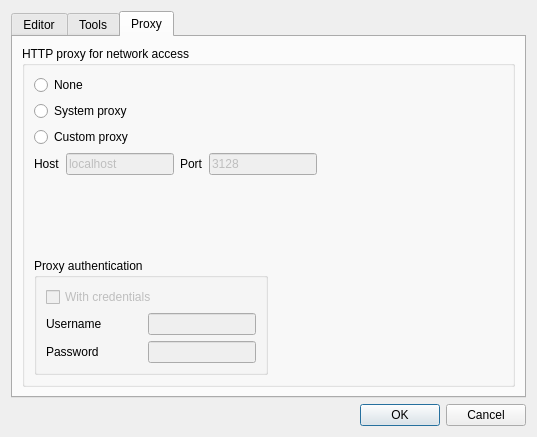
<?xml version="1.0" encoding="UTF-8"?>
<ui version="4.0">
 <class>ConfigDialog</class>
 <widget class="QDialog" name="ConfigDialog">
  <property name="geometry">
   <rect>
    <x>0</x>
    <y>0</y>
    <width>537</width>
    <height>437</height>
   </rect>
  </property>
  <property name="windowTitle">
   <string>Configuration</string>
  </property>
  <layout class="QVBoxLayout" name="verticalLayout">
   <item>
    <widget class="QTabWidget" name="tabWidget">
     <property name="currentIndex">
      <number>2</number>
     </property>
     <widget class="QWidget" name="tab">
      <attribute name="title">
       <string>Editor</string>
      </attribute>
      <layout class="QGridLayout" name="gridLayout">
       <item row="5" column="0" colspan="3">
        <widget class="QSpinBox" name="spinTabWidth">
         <property name="suffix">
          <string> spaces</string>
         </property>
         <property name="prefix">
          <string>Tab width is </string>
         </property>
         <property name="minimum">
          <number>1</number>
         </property>
         <property name="maximum">
          <number>80</number>
         </property>
         <property name="value">
          <number>4</number>
         </property>
        </widget>
       </item>
       <item row="0" column="1">
        <widget class="QFontComboBox" name="fontComboBox">
         <property name="sizePolicy">
          <sizepolicy hsizetype="Expanding" vsizetype="Fixed">
           <horstretch>0</horstretch>
           <verstretch>0</verstretch>
          </sizepolicy>
         </property>
         <property name="fontFilters">
          <set>QFontComboBox::MonospacedFonts</set>
         </property>
        </widget>
       </item>
       <item row="4" column="0" colspan="3">
        <widget class="QCheckBox" name="checkBox_replaceTabsWithSpaces">
         <property name="text">
          <string>Replace tabs with spaces</string>
         </property>
        </widget>
       </item>
       <item row="0" column="0">
        <widget class="QLabel" name="label_4">
         <property name="sizePolicy">
          <sizepolicy hsizetype="Maximum" vsizetype="Preferred">
           <horstretch>0</horstretch>
           <verstretch>0</verstretch>
          </sizepolicy>
         </property>
         <property name="text">
          <string>Editor Font</string>
         </property>
        </widget>
       </item>
       <item row="1" column="1" colspan="2">
        <widget class="QComboBox" name="colorStyleComboBox">
         <property name="sizePolicy">
          <sizepolicy hsizetype="Expanding" vsizetype="Fixed">
           <horstretch>0</horstretch>
           <verstretch>0</verstretch>
          </sizepolicy>
         </property>
        </widget>
       </item>
       <item row="0" column="2">
        <widget class="QSpinBox" name="fontSpinBox">
         <property name="minimum">
          <number>6</number>
         </property>
         <property name="maximum">
          <number>72</number>
         </property>
        </widget>
       </item>
       <item row="1" column="0">
        <widget class="QLabel" name="label_2">
         <property name="sizePolicy">
          <sizepolicy hsizetype="Maximum" vsizetype="Preferred">
           <horstretch>0</horstretch>
           <verstretch>0</verstretch>
          </sizepolicy>
         </property>
         <property name="text">
          <string>Color style</string>
         </property>
        </widget>
       </item>
       <item row="3" column="0" colspan="3">
        <widget class="QCheckBox" name="checkBox_saveOnAction">
         <property name="text">
          <string>Save editor contents on target action</string>
         </property>
        </widget>
       </item>
       <item row="2" column="0" colspan="3">
        <widget class="CodeEditor" name="codeEditor" native="true"/>
       </item>
      </layout>
     </widget>
     <widget class="QWidget" name="tab_2">
      <attribute name="title">
       <string>Tools</string>
      </attribute>
      <layout class="QGridLayout" name="gridLayout_3">
       <item row="0" column="3">
        <widget class="QToolButton" name="projectPathSetButton">
         <property name="icon">
          <iconset resource="resources.qrc">
           <normaloff>:/images/document-open.svg</normaloff>:/images/document-open.svg</iconset>
         </property>
        </widget>
       </item>
       <item row="0" column="0">
        <widget class="QLabel" name="label">
         <property name="text">
          <string>Default project path</string>
         </property>
         <property name="alignment">
          <set>Qt::AlignRight|Qt::AlignTrailing|Qt::AlignVCenter</set>
         </property>
        </widget>
       </item>
       <item row="1" column="0">
        <widget class="QLabel" name="label_3">
         <property name="text">
          <string>Project templates path</string>
         </property>
         <property name="alignment">
          <set>Qt::AlignRight|Qt::AlignTrailing|Qt::AlignVCenter</set>
         </property>
        </widget>
       </item>
       <item row="4" column="0" colspan="4">
        <widget class="QGroupBox" name="groupBox_2">
         <property name="title">
          <string>Additional PATHs</string>
         </property>
         <layout class="QGridLayout" name="gridLayout_2">
          <item row="0" column="0" rowspan="3">
           <widget class="QListView" name="additionalPathList"/>
          </item>
          <item row="0" column="1">
           <widget class="QToolButton" name="tbPathAdd">
            <property name="text">
             <string>...</string>
            </property>
            <property name="icon">
             <iconset resource="resources.qrc">
              <normaloff>:/images/actions/list-add.svg</normaloff>:/images/actions/list-add.svg</iconset>
            </property>
            <property name="iconSize">
             <size>
              <width>32</width>
              <height>32</height>
             </size>
            </property>
           </widget>
          </item>
          <item row="1" column="1">
           <widget class="QToolButton" name="tbPathRm">
            <property name="text">
             <string>...</string>
            </property>
            <property name="icon">
             <iconset resource="resources.qrc">
              <normaloff>:/images/actions/list-remove.svg</normaloff>:/images/actions/list-remove.svg</iconset>
            </property>
            <property name="iconSize">
             <size>
              <width>32</width>
              <height>32</height>
             </size>
            </property>
           </widget>
          </item>
          <item row="2" column="1">
           <spacer name="verticalSpacer">
            <property name="orientation">
             <enum>Qt::Vertical</enum>
            </property>
            <property name="sizeHint" stdset="0">
             <size>
              <width>20</width>
              <height>177</height>
             </size>
            </property>
           </spacer>
          </item>
         </layout>
        </widget>
       </item>
       <item row="1" column="1" colspan="2">
        <widget class="QLineEdit" name="projectTemplatesPath"/>
       </item>
       <item row="0" column="1" colspan="2">
        <widget class="QLineEdit" name="projectPath"/>
       </item>
       <item row="1" column="3">
        <widget class="QToolButton" name="projectTemplatesPathChange">
         <property name="icon">
          <iconset resource="resources.qrc">
           <normaloff>:/images/document-open.svg</normaloff>:/images/document-open.svg</iconset>
         </property>
        </widget>
       </item>
       <item row="2" column="1" colspan="2">
        <widget class="QLineEdit" name="templateUrl"/>
       </item>
       <item row="2" column="3">
        <widget class="QToolButton" name="projectTemplatesDownload">
         <property name="icon">
          <iconset resource="resources.qrc">
           <normaloff>:/images/edit-download.svg</normaloff>:/images/edit-download.svg</iconset>
         </property>
        </widget>
       </item>
       <item row="2" column="0">
        <widget class="QLabel" name="label_5">
         <property name="text">
          <string>Remote template URL</string>
         </property>
         <property name="alignment">
          <set>Qt::AlignRight|Qt::AlignTrailing|Qt::AlignVCenter</set>
         </property>
        </widget>
       </item>
      </layout>
     </widget>
     <widget class="QWidget" name="proxySettings">
      <attribute name="title">
       <string>Proxy</string>
      </attribute>
      <layout class="QGridLayout" name="gridLayout_5">
       <item row="0" column="0">
        <widget class="QGroupBox" name="groupBox_3">
         <property name="title">
          <string>HTTP proxy for network access</string>
         </property>
         <layout class="QFormLayout" name="formLayout">
          <item row="0" column="0">
           <layout class="QVBoxLayout" name="verticalLayout_2">
            <item>
             <widget class="QRadioButton" name="noProxy">
              <property name="text">
               <string>None</string>
              </property>
             </widget>
            </item>
            <item>
             <widget class="QRadioButton" name="systemProxy">
              <property name="text">
               <string>System proxy</string>
              </property>
             </widget>
            </item>
            <item>
             <widget class="QRadioButton" name="userProxy">
              <property name="text">
               <string>Custom proxy</string>
              </property>
             </widget>
            </item>
           </layout>
          </item>
          <item row="3" column="0">
           <widget class="QGroupBox" name="groupBox">
            <property name="title">
             <string>Proxy authentication</string>
            </property>
            <layout class="QGridLayout" name="gridLayout_4">
             <item row="0" column="0">
              <layout class="QVBoxLayout" name="verticalLayout_3">
               <item>
                <widget class="QCheckBox" name="useAutentication">
                 <property name="enabled">
                  <bool>false</bool>
                 </property>
                 <property name="text">
                  <string>With credentials</string>
                 </property>
                </widget>
               </item>
               <item>
                <layout class="QHBoxLayout" name="horizontalLayout_2">
                 <item>
                  <widget class="QLabel" name="labelUsername">
                   <property name="text">
                    <string>Username</string>
                   </property>
                  </widget>
                 </item>
                 <item>
                  <spacer name="horizontalSpacer">
                   <property name="orientation">
                    <enum>Qt::Horizontal</enum>
                   </property>
                   <property name="sizeHint" stdset="0">
                    <size>
                     <width>40</width>
                     <height>20</height>
                    </size>
                   </property>
                  </spacer>
                 </item>
                 <item>
                  <widget class="QLineEdit" name="username">
                   <property name="enabled">
                    <bool>false</bool>
                   </property>
                   <property name="echoMode">
                    <enum>QLineEdit::Normal</enum>
                   </property>
                  </widget>
                 </item>
                </layout>
               </item>
               <item>
                <layout class="QHBoxLayout" name="horizontalLayout_3">
                 <item>
                  <widget class="QLabel" name="labelPassword">
                   <property name="text">
                    <string>Password</string>
                   </property>
                  </widget>
                 </item>
                 <item>
                  <spacer name="horizontalSpacer_2">
                   <property name="orientation">
                    <enum>Qt::Horizontal</enum>
                   </property>
                   <property name="sizeHint" stdset="0">
                    <size>
                     <width>40</width>
                     <height>20</height>
                    </size>
                   </property>
                  </spacer>
                 </item>
                 <item>
                  <widget class="QLineEdit" name="password">
                   <property name="enabled">
                    <bool>false</bool>
                   </property>
                   <property name="echoMode">
                    <enum>QLineEdit::Password</enum>
                   </property>
                  </widget>
                 </item>
                </layout>
               </item>
              </layout>
             </item>
            </layout>
           </widget>
          </item>
          <item row="1" column="0">
           <layout class="QHBoxLayout" name="horizontalLayout">
            <item>
             <widget class="QLabel" name="labelHost">
              <property name="text">
               <string>Host</string>
              </property>
             </widget>
            </item>
            <item>
             <widget class="QLineEdit" name="proxyHost">
              <property name="enabled">
               <bool>false</bool>
              </property>
              <property name="text">
               <string>localhost</string>
              </property>
             </widget>
            </item>
            <item>
             <widget class="QLabel" name="labelPort">
              <property name="text">
               <string>Port</string>
              </property>
             </widget>
            </item>
            <item>
             <widget class="QLineEdit" name="proxyPort">
              <property name="enabled">
               <bool>false</bool>
              </property>
              <property name="text">
               <string>3128</string>
              </property>
             </widget>
            </item>
           </layout>
          </item>
          <item row="2" column="0">
           <spacer name="verticalSpacer_2">
            <property name="orientation">
             <enum>Qt::Vertical</enum>
            </property>
            <property name="sizeHint" stdset="0">
             <size>
              <width>20</width>
              <height>40</height>
             </size>
            </property>
           </spacer>
          </item>
         </layout>
        </widget>
       </item>
      </layout>
     </widget>
    </widget>
   </item>
   <item>
    <widget class="QDialogButtonBox" name="buttonBox">
     <property name="orientation">
      <enum>Qt::Horizontal</enum>
     </property>
     <property name="standardButtons">
      <set>QDialogButtonBox::Cancel|QDialogButtonBox::Ok</set>
     </property>
    </widget>
   </item>
  </layout>
 </widget>
 <customwidgets>
  <customwidget>
   <class>CodeEditor</class>
   <extends>QWidget</extends>
   <header>codeeditor.h</header>
   <container>1</container>
  </customwidget>
 </customwidgets>
 <resources>
  <include location="resources.qrc"/>
 </resources>
 <connections>
  <connection>
   <sender>buttonBox</sender>
   <signal>accepted()</signal>
   <receiver>ConfigDialog</receiver>
   <slot>accept()</slot>
   <hints>
    <hint type="sourcelabel">
     <x>236</x>
     <y>427</y>
    </hint>
    <hint type="destinationlabel">
     <x>157</x>
     <y>274</y>
    </hint>
   </hints>
  </connection>
  <connection>
   <sender>buttonBox</sender>
   <signal>rejected()</signal>
   <receiver>ConfigDialog</receiver>
   <slot>reject()</slot>
   <hints>
    <hint type="sourcelabel">
     <x>304</x>
     <y>427</y>
    </hint>
    <hint type="destinationlabel">
     <x>286</x>
     <y>274</y>
    </hint>
   </hints>
  </connection>
  <connection>
   <sender>useAutentication</sender>
   <signal>toggled(bool)</signal>
   <receiver>username</receiver>
   <slot>setEnabled(bool)</slot>
   <hints>
    <hint type="sourcelabel">
     <x>268</x>
     <y>214</y>
    </hint>
    <hint type="destinationlabel">
     <x>303</x>
     <y>267</y>
    </hint>
   </hints>
  </connection>
  <connection>
   <sender>useAutentication</sender>
   <signal>toggled(bool)</signal>
   <receiver>password</receiver>
   <slot>setEnabled(bool)</slot>
   <hints>
    <hint type="sourcelabel">
     <x>268</x>
     <y>214</y>
    </hint>
    <hint type="destinationlabel">
     <x>301</x>
     <y>349</y>
    </hint>
   </hints>
  </connection>
  <connection>
   <sender>userProxy</sender>
   <signal>toggled(bool)</signal>
   <receiver>proxyHost</receiver>
   <slot>setEnabled(bool)</slot>
   <hints>
    <hint type="sourcelabel">
     <x>268</x>
     <y>106</y>
    </hint>
    <hint type="destinationlabel">
     <x>161</x>
     <y>160</y>
    </hint>
   </hints>
  </connection>
  <connection>
   <sender>userProxy</sender>
   <signal>toggled(bool)</signal>
   <receiver>proxyPort</receiver>
   <slot>setEnabled(bool)</slot>
   <hints>
    <hint type="sourcelabel">
     <x>268</x>
     <y>106</y>
    </hint>
    <hint type="destinationlabel">
     <x>409</x>
     <y>160</y>
    </hint>
   </hints>
  </connection>
  <connection>
   <sender>userProxy</sender>
   <signal>toggled(bool)</signal>
   <receiver>useAutentication</receiver>
   <slot>setEnabled(bool)</slot>
   <hints>
    <hint type="sourcelabel">
     <x>268</x>
     <y>106</y>
    </hint>
    <hint type="destinationlabel">
     <x>268</x>
     <y>214</y>
    </hint>
   </hints>
  </connection>
  <connection>
   <sender>userProxy</sender>
   <signal>toggled(bool)</signal>
   <receiver>groupBox</receiver>
   <slot>setEnabled(bool)</slot>
   <hints>
    <hint type="sourcelabel">
     <x>75</x>
     <y>126</y>
    </hint>
    <hint type="destinationlabel">
     <x>168</x>
     <y>232</y>
    </hint>
   </hints>
  </connection>
  <connection>
   <sender>useAutentication</sender>
   <signal>toggled(bool)</signal>
   <receiver>labelUsername</receiver>
   <slot>setEnabled(bool)</slot>
   <hints>
    <hint type="sourcelabel">
     <x>97</x>
     <y>212</y>
    </hint>
    <hint type="destinationlabel">
     <x>66</x>
     <y>239</y>
    </hint>
   </hints>
  </connection>
  <connection>
   <sender>useAutentication</sender>
   <signal>toggled(bool)</signal>
   <receiver>labelPassword</receiver>
   <slot>setEnabled(bool)</slot>
   <hints>
    <hint type="sourcelabel">
     <x>97</x>
     <y>212</y>
    </hint>
    <hint type="destinationlabel">
     <x>64</x>
     <y>267</y>
    </hint>
   </hints>
  </connection>
  <connection>
   <sender>userProxy</sender>
   <signal>toggled(bool)</signal>
   <receiver>labelHost</receiver>
   <slot>setEnabled(bool)</slot>
   <hints>
    <hint type="sourcelabel">
     <x>168</x>
     <y>126</y>
    </hint>
    <hint type="destinationlabel">
     <x>38</x>
     <y>155</y>
    </hint>
   </hints>
  </connection>
  <connection>
   <sender>userProxy</sender>
   <signal>toggled(bool)</signal>
   <receiver>labelPort</receiver>
   <slot>setEnabled(bool)</slot>
   <hints>
    <hint type="sourcelabel">
     <x>168</x>
     <y>126</y>
    </hint>
    <hint type="destinationlabel">
     <x>185</x>
     <y>155</y>
    </hint>
   </hints>
  </connection>
 </connections>
 <slots>
  <signal>refreshEditor()</signal>
 </slots>
</ui>
